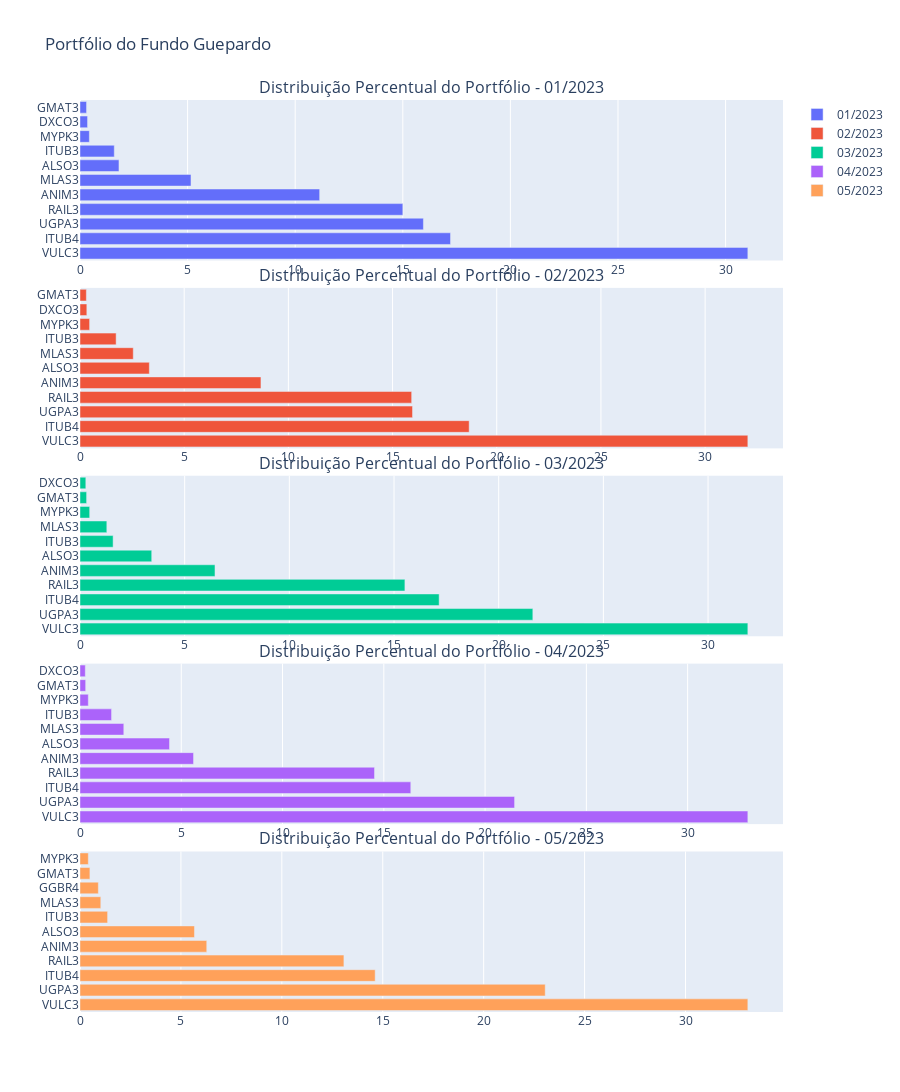

Notebook cell for this chart:
### Code cell
# Plotando o portfólio de cada mês
portfolio_guepardo_202301 = portfolio_guepardo.loc['2023-01', ['CD_ATIVO', 'PORCENTAGEM']]
portfolio_guepardo_202302 = portfolio_guepardo.loc['2023-02', ['CD_ATIVO', 'PORCENTAGEM']]
portfolio_guepardo_202303 = portfolio_guepardo.loc['2023-03', ['CD_ATIVO', 'PORCENTAGEM']]
portfolio_guepardo_202304 = portfolio_guepardo.loc['2023-04', ['CD_ATIVO', 'PORCENTAGEM']]
portfolio_guepardo_202305 = portfolio_guepardo.loc['2023-05', ['CD_ATIVO', 'PORCENTAGEM']]

fig = make_subplots(rows=5,
                    cols=1,
                    subplot_titles=(
                        'Distribuição Percentual do Portfólio - 01/2023',
                        'Distribuição Percentual do Portfólio - 02/2023',
                        'Distribuição Percentual do Portfólio - 03/2023',
                        'Distribuição Percentual do Portfólio - 04/2023',
                        'Distribuição Percentual do Portfólio - 05/2023'),
                    vertical_spacing=0.03 # Espaço entre os plots
)

fig.add_trace(go.Bar(
    x=portfolio_guepardo_202301['PORCENTAGEM'] * 100,
    y=portfolio_guepardo_202301['CD_ATIVO'],
    orientation='h',
    name='01/2023' 
), row=1, col=1)

fig.add_trace(go.Bar(
    x=portfolio_guepardo_202302['PORCENTAGEM'] * 100,
    y=portfolio_guepardo_202302['CD_ATIVO'],
    orientation='h',
    name='02/2023' 
), row=2, col=1)

fig.add_trace(go.Bar(
    x=portfolio_guepardo_202303['PORCENTAGEM'] * 100,
    y=portfolio_guepardo_202303['CD_ATIVO'],
    orientation='h',
    name='03/2023' 
), row=3, col=1)

fig.add_trace(go.Bar(
    x=portfolio_guepardo_202304['PORCENTAGEM'] * 100,
    y=portfolio_guepardo_202304['CD_ATIVO'],
    orientation='h',
    name='04/2023' 
), row=4, col=1)

fig.add_trace(go.Bar(
    x=portfolio_guepardo_202305['PORCENTAGEM'] * 100,
    y=portfolio_guepardo_202305['CD_ATIVO'],
    orientation='h',
    name='05/2023' 
), row=5, col=1)

# Atualiza o layout do gráfico
fig.update_layout(
    title='Portfólio do Fundo Guepardo',
    height=2500,
    width=900
)

# Exibe o gráfico
fig.show()

### Figure 1 — Plotly figure (JSON) as saved in the notebook; plotly's stock layout.template omitted (floating-point values rounded to 4 significant figures)
{"data": [{"name": "01/2023", "orientation": "h", "type": "bar", "x": [31.03, 17.22, 15.96, 15.0, 11.14, 5.157, 1.811, 1.593, 0.4346, 0.3512, 0.3045], "xaxis": "x", "y": ["VULC3", "ITUB4", "UGPA3", "RAIL3", "ANIM3", "MLAS3", "ALSO3", "ITUB3", "MYPK3", "DXCO3", "GMAT3"], "yaxis": "y"}, {"name": "02/2023", "orientation": "h", "type": "bar", "x": [32.05, 18.68, 15.96, 15.92, 8.684, 3.328, 2.556, 1.734, 0.4614, 0.3279, 0.3053], "xaxis": "x2", "y": ["VULC3", "ITUB4", "UGPA3", "RAIL3", "ANIM3", "ALSO3", "MLAS3", "ITUB3", "MYPK3", "DXCO3", "GMAT3"], "yaxis": "y2"}, {"name": "03/2023", "orientation": "h", "type": "bar", "x": [31.9, 21.63, 17.16, 15.52, 6.448, 3.426, 1.582, 1.281, 0.4622, 0.3156, 0.2782], "xaxis": "x3", "y": ["VULC3", "UGPA3", "ITUB4", "RAIL3", "ANIM3", "ALSO3", "ITUB3", "MLAS3", "MYPK3", "GMAT3", "DXCO3"], "yaxis": "y3"}, {"name": "04/2023", "orientation": "h", "type": "bar", "x": [32.97, 21.46, 16.33, 14.54, 5.606, 4.42, 2.162, 1.558, 0.4105, 0.2797, 0.2618], "xaxis": "x4", "y": ["VULC3", "UGPA3", "ITUB4", "RAIL3", "ANIM3", "ALSO3", "MLAS3", "ITUB3", "MYPK3", "GMAT3", "DXCO3"], "yaxis": "y4"}, {"name": "05/2023", "orientation": "h", "type": "bar", "x": [33.09, 23.05, 14.62, 13.08, 6.281, 5.671, 1.367, 1.03, 0.9085, 0.4912, 0.412], "xaxis": "x5", "y": ["VULC3", "UGPA3", "ITUB4", "RAIL3", "ANIM3", "ALSO3", "ITUB3", "MLAS3", "GGBR4", "GMAT3", "MYPK3"], "yaxis": "y5"}], "layout": {"annotations": [{"font": {"size": 16}, "showarrow": false, "text": "Distribuição Percentual do Portfólio - 01/2023", "x": 0.5, "xanchor": "center", "xref": "paper", "y": 1, "yanchor": "bottom", "yref": "paper"}, {"font": {"size": 16}, "showarrow": false, "text": "Distribuição Percentual do Portfólio - 02/2023", "x": 0.5, "xanchor": "center", "xref": "paper", "y": 0.794, "yanchor": "bottom", "yref": "paper"}, {"font": {"size": 16}, "showarrow": false, "text": "Distribuição Percentual do Portfólio - 03/2023", "x": 0.5, "xanchor": "center", "xref": "paper", "y": 0.588, "yanchor": "bottom", "yref": "paper"}, {"font": {"size": 16}, "showarrow": false, "text": "Distribuição Percentual do Portfólio - 04/2023", "x": 0.5, "xanchor": "center", "xref": "paper", "y": 0.382, "yanchor": "bottom", "yref": "paper"}, {"font": {"size": 16}, "showarrow": false, "text": "Distribuição Percentual do Portfólio - 05/2023", "x": 0.5, "xanchor": "center", "xref": "paper", "y": 0.176, "yanchor": "bottom", "yref": "paper"}], "height": 2500, "title": {"text": "Portfólio do Fundo Guepardo"}, "width": 900, "xaxis": {"anchor": "y", "domain": [0, 1]}, "xaxis2": {"anchor": "y2", "domain": [0, 1]}, "xaxis3": {"anchor": "y3", "domain": [0, 1]}, "xaxis4": {"anchor": "y4", "domain": [0, 1]}, "xaxis5": {"anchor": "y5", "domain": [0, 1]}, "yaxis": {"anchor": "x", "domain": [0.824, 1]}, "yaxis2": {"anchor": "x2", "domain": [0.618, 0.794]}, "yaxis3": {"anchor": "x3", "domain": [0.412, 0.588]}, "yaxis4": {"anchor": "x4", "domain": [0.206, 0.382]}, "yaxis5": {"anchor": "x5", "domain": [0, 0.176]}}}
